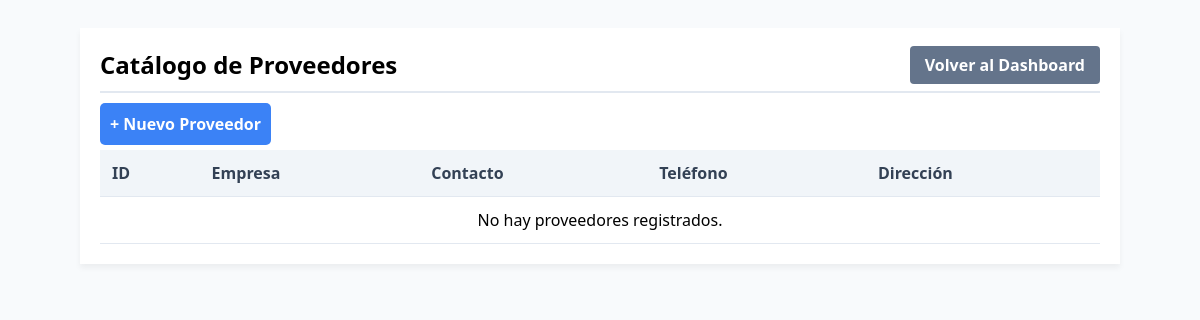
/proveedores.php (signed in), run on an earlier commit of the app's database.
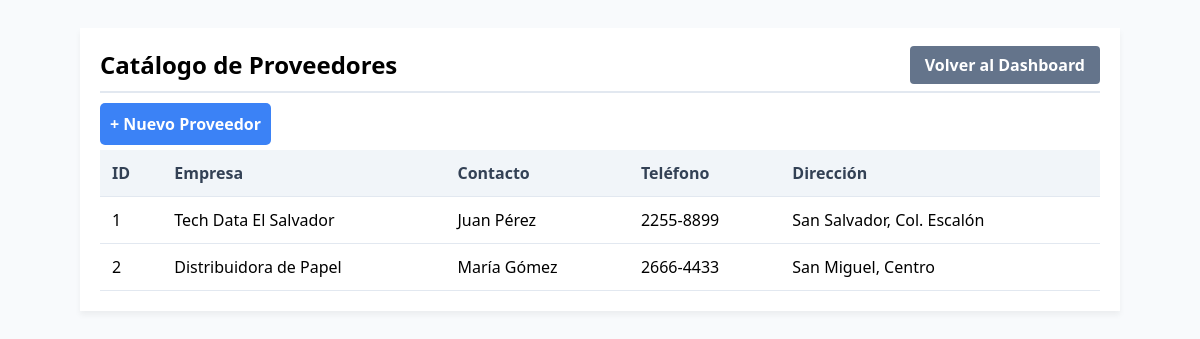
And on a later commit of the database.
### tables this page shows
CREATE TABLE proveedores (
    id INT AUTO_INCREMENT PRIMARY KEY,
    nombre_empresa VARCHAR(100) NOT NULL,
    contacto VARCHAR(100),
    telefono VARCHAR(20),
    direccion TEXT
);

### proveedores.php (the view, shortened to what this page needs)
<?php
require_once 'conexion.php';
$sql = "SELECT * FROM proveedores ORDER BY id ASC";
$resultado = $conn->query($sql);
?>
<!DOCTYPE html>
<html lang="es">
<head>
</head>
<body>
<div class="container">
<div class="header">
<h2 style="margin:0;">Catálogo de Proveedores</h2>
<div>
<a href="dashboard.php" class="btn-volver">Volver al Dashboard</a>
</div>
</div>
<a href="#" style="background: #3b82f6; color: white; padding: 10px; text-decoration: none;
border-radius: 5px; font-weight: bold;">+ Nuevo Proveedor</a>
<table>
<thead>
<tr>
<th>ID</th>
<th>Empresa</th>
<th>Contacto</th>
<th>Teléfono</th>
<th>Dirección</th>
</tr>
</thead>
<tbody>
<?php
if ($resultado->num_rows > 0) {
    while($fila = $resultado->fetch_assoc()) {
?>
<tr>
<td> <?php echo $fila['id']; ?> </td>
<td> <?php echo $fila['nombre_empresa']; ?> </td>
<td> <?php echo $fila['contacto']; ?> </td>
<td> <?php echo $fila['telefono']; ?> </td>
<td> <?php echo $fila['direccion']; ?> </td>
</tr>
<?php
}
} else {
echo "<tr><td colspan='5' style='text-align:center;'>No hay proveedores
registrados.</td></tr>";
}
?>
</tbody>
</table>
</div>
</body>
</html>

### proveedores.php (style rules this page uses)
body { font-family: 'Segoe UI', Tahoma, Geneva, Verdana, sans-serif; background-color: #f8fafc; padding: 20px; }
.container { max-width: 1000px; margin: 0 auto; background: white; padding: 20px; border- radius: 8px; box-shadow: 0 4px 6px rgba(0,0,0,0.05); }
.header { display: flex; justify-content: space-between; align-items: center; border-bottom: 2px solid #e2e8f0; padding-bottom: 10px; margin-bottom: 20px; }
.btn-volver { background-color: #64748b; color: white; padding: 8px 15px; text-decoration: none; border-radius: 4px; font-weight: bold; }
table { width: 100%; border-collapse: collapse; margin-top: 15px; }
th, td { padding: 12px; text-align: left; border-bottom: 1px solid #e2e8f0; }
th { background-color: #f1f5f9; color: #334155; }

What changed in the data, as far as the page shows it:
added proveedores: id "1", nombre_empresa "Tech Data El Salvador", contacto "Juan Pérez", telefono "2255-8899", direccion "San Salvador, Col. Escalón"
added proveedores: id "2", nombre_empresa "Distribuidora de Papel", contacto "María Gómez", telefono "2666-4433", direccion "San Miguel, Centro"
Also different on the page:
text no longer shown: "No hay proveedores registrados."
